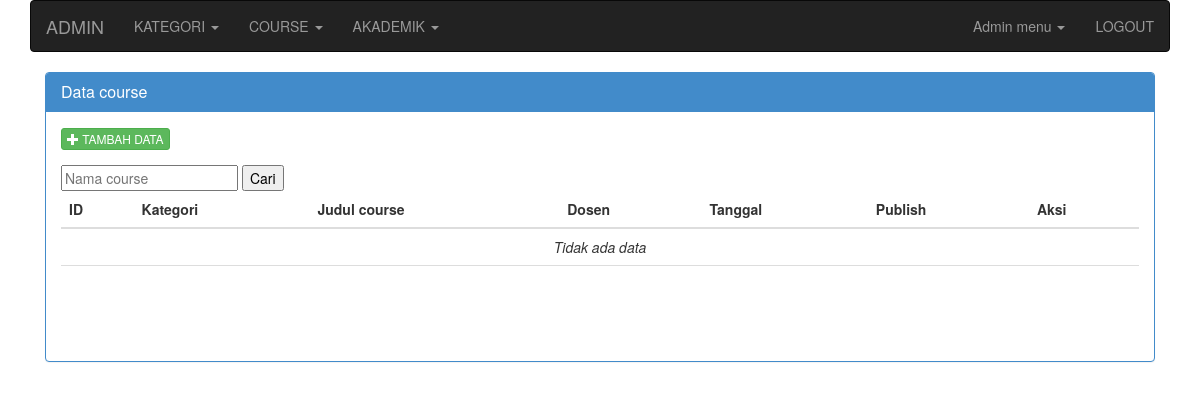
The app's page /admin.php?mod=course (signed in), older data.
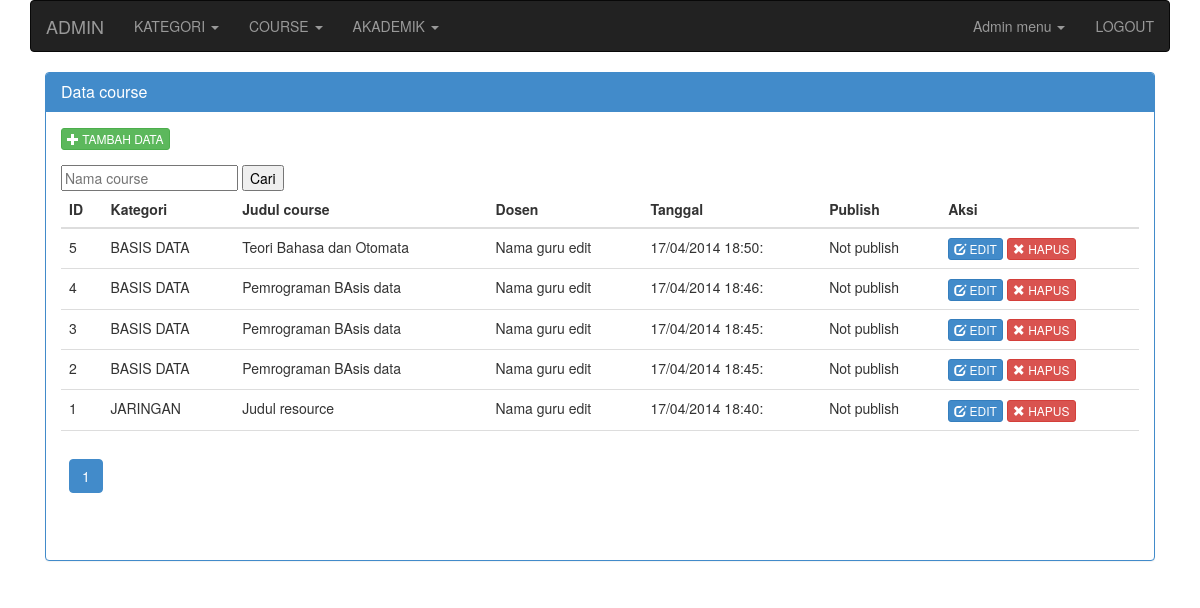
The same page, newer data.
### tables this page shows
CREATE TABLE `course` (
  `course_id` int(11) unsigned NOT NULL AUTO_INCREMENT,
  `semester` tinyint(2) DEFAULT '0',
  `kategori_id` int(11) DEFAULT '0',
  `user_id` int(11) DEFAULT '0',
  `course_judul` varchar(255) DEFAULT NULL,
  `course_deskripsi` text,
  `course_file` varchar(255) DEFAULT NULL,
  `course_tgl` datetime DEFAULT '0000-00-00 00:00:00',
  `course_publish` int(11) DEFAULT '0',
  PRIMARY KEY (`course_id`)
);

### includes/menu_login.php (called while the page is built)
<?php
$menu[1]['KATEGORI'][] = array('title'=>'Data kategori', 'link' => 'admin.php?mod=kategori');
$menu[1]['KATEGORI'][] = array('title'=>'Tambah kategori', 'link' => 'admin.php?mod=kategori&act=add_kategori');
$menu[1]['COURSE'][] = array('title'=>'Data course', 'link' => 'admin.php?mod=course');
$menu[1]['COURSE'][] = array('title'=>'Tambah course', 'link' => 'admin.php?mod=course&act=add_course');
$menu[1]['AKADEMIK'][] = array('title'=>'Data mahasiswa', 'link' => 'admin.php?mod=mahasiswa');
$menu[1]['AKADEMIK'][] = array('title'=>'Data mata kuliah', 'link' => 'admin.php?mod=matkul&');
$menu[1]['AKADEMIK'][] = array('title'=>'Data kelas', 'link' => 'admin.php?mod=kelas');
$menu[1]['AKADEMIK'][] = array('title'=>'Data dosen', 'link' => 'admin.php?mod=dosen');
$menu[2]['KATEGORI'][] = array('title'=>'Data kategori', 'link' => 'admin.php?mod=kategori');
$menu[2]['KATEGORI'][] = array('title'=>'Tambah kategori', 'link' => 'admin.php?mod=kategori&act=add_kategori');
$menu[2]['COURSE'][] = array('title'=>'Data course', 'link' => 'admin.php?mod=course');
$menu[2]['COURSE'][] = array('title'=>'Tambah course', 'link' => 'admin.php?mod=course&act=add_course');
?>

### modules/course/admin/action_course.php (called while the page is built, shortened)
<?php
$r_kategori = array();
$kategori = GetAll("SELECT * FROM kategori");
foreach((array)$kategori as $cat){
	$r_kategori[$cat['kategori_id']] = $cat['kategori_nama'];
}
$r_dosen = array();
$dosen = GetAll("SELECT * FROM dosen");
foreach((array)$dosen as $dos){
	$r_dosen[$dos['dosen_id']] = $dos['dosen_nama'];
}
$publish = array('1'=>'Publish','0'=>'Not publish');
$search = " WHERE 1 ";
$dosenlogin= "";
$query = "SELECT * FROM course $search $dosenlogin ORDER BY course_id DESC";
$paging = new Pagination($query,10);
$num_rows = $paging->NumRows();
$result = $paging->Result();
$link = $paging->Link();

### includes/fungsi.db.php (called while the page is built, shortened)
<?php
function NumRows( $query = "" )
{
	$execute = mysql_query($query);
	return mysql_num_rows($execute);
}
function GetAll( $query = "" )
{
	$arr_data = array();
	$execute = mysql_query($query) or die( mysql_error() );
	if( $execute ){
		$num_rows = NumRows($query);
		if( $num_rows > 0 ){
			while($data = mysql_fetch_array($execute)){
				$arr_data[] = $data;
			}
		}
	}
	return $arr_data;
}

### modules/course/admin/course.php (the view, shortened to what the changed rows need)
<div class="col-md-12" id="content-container">
<div class="panel panel-primary">
    <div class="panel-heading"><h3 class="panel-title">Data course</h3></div>
    <div class="panel-body">
            <div class="row clearfix">
            <div class="col-md-12 column" id="post">
            	<div class="text-left" style="margin-bottom:15px;"><?=link_tambah("admin.php?mod=course&act=add_course")?></div>
            	<div class="table-responsive">
                <form method="get" action="">
                    <input type="text" name="nama" placeholder="Nama course" /> <input type="submit" name="s" value="Cari">
                </form>
            	<table class="table">
					<thead>
                    	<tr>
                        	<th>ID</th>
                            <th>Kategori</th>
                            <th>Judul course</th>
                            <th>Dosen</th>
                            <th>Tanggal</th>
                            <th>Publish</th>
                            <th>Aksi</th>
                        </tr>
                    </thead>
                    <tbody>
						<?php
                        if( $num_rows > 0 )
                        {
                            foreach($result as $row)
                            {
                         ?>
                         		<tr>
                                	<td><?=$row['course_id']?></td>
                                    <td><?=$r_kategori[$row['kategori_id']]?></td>
                                    <td><?=$row['course_judul']?></td>
                                    <td><?=$r_dosen[$row['user_id']]?></td>
                                    <td><?=tgl_indonesia($row['course_tgl'])?></td>
                                    <td><?=$publish[$row['course_publish']]?></td>
                                    <td>
										<?=link_edit("admin.php?mod=course&act=edit_course&id=".$row['course_id'])?>
                                        <?=link_hapus("admin.php?mod=course&delete=yes&id=".$row['course_id'])?>
                                    </td>
                                </tr>
                        <?php
                            }
                        }else{
						?>
                        	<tr>
                            	<td colspan="7" align="center"><em>Tidak ada data</em></td>
                            </tr>
                        <?php
						}
                        ?>
                    </tbody>
                    <tfoot>
                    	<tr>
                        	<td colspan="7"><?php echo $link; ?></td>
                        </tr>
                    </tfoot>
            	</table>
            	</div>
            </div>
            </div>
    </div>
</div>
</div>

### includes/admin_header.php (shortened to what the changed rows need)
<!doctype html>
<html>
<head>
<link rel="stylesheet" type="text/css" href="<?=_ASSET_URL?>css/bootstrap.min.css" />
<link rel="stylesheet" type="text/css" href="<?=_ASSET_URL?>css/admin_style.css" />
<link rel="stylesheet" type="text/css" href="<?=_ASSET_URL?>jquery.treeview/jquery.treeview.css" />
</head>
<body>
<div class="container">
	<div class="row clearfix">
		<div class="col-md-12 column">
			<nav class="navbar navbar-default navbar-inverse" role="navigation">
				<div class="collapse navbar-collapse" id="bs-example-navbar-collapse-1">
					<ul class="nav navbar-nav">
                    <?php
					$r_menu = $menu[$_SESSION['_login']['grup_id']];
					foreach((array)$r_menu as $title=>$menu )
					{
					?>
                    	<li class="dropdown">
							 <a href="#" class="dropdown-toggle" data-toggle="dropdown"><?=$title?>
                             <strong class="caret"></strong></a>
						</li>
                    <?php
					}
                    ?>
					</ul>
				</div>
			</nav>
			<div class="row clearfix">
				<div class="col-md-12 column">

### includes/fungsi.web.php (shortened to what the changed rows need)
<?php
function link_edit($url, $attr = "" )
{
	$str = "<a href=\"$url\" class=\"btn btn-primary btn-xs\" $attr>
			<i class=\"glyphicon glyphicon-edit\"></i> EDIT</a>";
	return $str;
}
function link_hapus($url, $attr = "" )
{
	$confirm = " onclick=\"return confirm('Apakah Anda yakin akan menghapus data ini?');\"";
	$str = "<a href=\"$url\" class=\"btn btn-danger btn-xs\" $confirm $attr>
			<i class=\"glyphicon glyphicon-remove\"></i> HAPUS</a>";
	return $str;
}
function link_tambah($url="",$title="Tambah data", $attr = "")
{
	$title = strtoupper($title);
	$str = "<a href=\"$url\" class=\"btn btn-success btn-xs\" $attr>
			<i class=\"glyphicon glyphicon-plus\"></i> $title</a>";
	return $str;
}
function tgl_indonesia($tgl)
{
	$tanggal = substr($tgl,8,2);
	$bulan = substr($tgl,5,2);
	$tahun = substr($tgl,0,4);
	$jam = substr($tgl,11,6);
	return "$tanggal/$bulan/$tahun $jam";
}

### includes/pagination.class.php (shortened to what the changed rows need)
<?php
class Paginator{
	var $items_per_page;
	var $items_total;
	var $num_pages;
	var $mid_range;
	var $return;
	var $default_ipp;
	var $querystring;
	function Paginator()
	{
		$this->mid_range = 7;
		$this->items_per_page = (!empty($_GET['ipp'])) ? $_GET['ipp']:$this->default_ipp;
	}
	function paginate()
	{
		if(!isset($this->default_ipp)) $this->default_ipp=25;
		if(@$_GET['ipp'] == 'All')
		{
			$this->num_pages = 1;
		}
		else
		{
			$this->num_pages = ceil($this->items_total/$this->items_per_page);
		}
		$this->current_page = (isset($_GET['page'])) ? (int) $_GET['page'] : 1 ;
		$prev_page = $this->current_page-1;
		$next_page = $this->current_page+1;
		if($_GET)
		{
			$args = explode("&",$_SERVER['QUERY_STRING']);
			foreach($args as $arg)
			{
				$keyval = explode("=",$arg);
				if($keyval[0] != "page" And $keyval[0] != "ipp") $this->querystring .= "" . $arg;
			}
		}
		if($this->num_pages > 10)
		{
			$this->return = ($this->current_page > 1 And $this->items_total >= 10) ? "<li><a class=\"paginate\" href=\"$_SERVER[PHP_SELF]?$this->querystring&page=$prev_page&ipp=$this->items_per_page\">&laquo; Previous</a></li>":"<li><span class=\"inactive\" href=\"#\">&laquo; Previous</span></li>";
			$this->start_range = $this->current_page - floor($this->mid_range/2);
			$this->end_range = $this->current_page + floor($this->mid_range/2);
			if($this->start_range <= 0)
			{
				$this->end_range += abs($this->start_range)+1;
				$this->start_range = 1;
			}
			if($this->end_range > $this->num_pages)
			{
				$this->start_range -= $this->end_range-$this->num_pages;
				$this->end_range = $this->num_pages;
			}
			$this->range = range($this->start_range,$this->end_range);
			for($i=1;$i<=$this->num_pages;$i++)
			{
				if($this->range[0] > 2 And $i == $this->range[0]) $this->return .= " ... ";
				if($i==1 Or $i==$this->num_pages Or in_array($i,$this->range))
				{
					$this->return .= ($i == $this->current_page And $_GET['page'] != 'All') ? "<li class=\"active\"><a title=\"Go to page $i of $this->num_pages\" class=\"current\" href=\"#\">$i</a></li>":"<li><a class=\"paginate\" title=\"Go to page $i of $this->num_pages\" href=\"$_SERVER[PHP_SELF]?page=$i&ipp=$this->items_per_page$this->querystring\">$i</a></li>";
				}
				if($this->range[$this->mid_range-1] < $this->num_pages-1 And $i == $this->range[$this->mid_range-1]) $this->return .= " ... ";
			}
			$this->return .= (($this->current_page < $this->num_pages And $this->items_total >= 10) And ($_GET['page'] != 'All') And $this->current_page > 0) ? "<li class=\"active\"><a class=\"paginate\" href=\"$_SERVER[PHP_SELF]?page=$next_page&ipp=$this->items_per_page$this->querystring\">Next &raquo;</a></li>\n":"<li><span class=\"inactive\" href=\"#\">&raquo; Next</span></li>\n";
		}
		else
		{
			for($i=1;$i<=$this->num_pages;$i++)
			{
				$this->return .= ($i == $this->current_page) ? "<li class=\"active\"><a class=\"current\" href=\"#\">$i</a></a> ":"<li><a class=\"paginate\" href=\"$_SERVER[PHP_SELF]?$this->querystring&page=$i&ipp=$this->items_per_page\">$i</a></li>";
			}
		}
		$this->low = ($this->current_page <= 0) ? 0:($this->current_page-1) * $this->items_per_page;
		$this->limit = (@$_GET['ipp'] == 'All') ? "":" LIMIT $this->low,$this->items_per_page";
	}
	function display_pages()
	{
		return $this->return;
	}
}

Row changes from the older to the newer data that the page shows:
added course: course_id "5", kategori "BASIS DATA", course_judul "Teori Bahasa dan Otomata", user "Nama guru edit", course_tgl "17/04/2014 18:50:", course_publish "Not publish"
added course: course_id "4", kategori "BASIS DATA", course_judul "Pemrograman BAsis data", user "Nama guru edit", course_tgl "17/04/2014 18:46:", course_publish "Not publish"
added course: course_id "3", kategori "BASIS DATA", course_judul "Pemrograman BAsis data", user "Nama guru edit", course_tgl "17/04/2014 18:45:", course_publish "Not publish"
added course: course_id "2", kategori "BASIS DATA", course_judul "Pemrograman BAsis data", user "Nama guru edit", course_tgl "17/04/2014 18:45:", course_publish "Not publish"
added course: course_id "1", kategori "JARINGAN", course_judul "Judul resource", user "Nama guru edit", course_tgl "17/04/2014 18:40:", course_publish "Not publish"
Text that changed along with them:
text no longer shown: "Tidak ada data"
